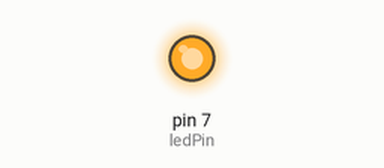
Bench run of a sketch on a simulated Arduino Uno, built with avr-gcc and run on an emulated ATmega328P. Shown: output pins drawn as LEDs (lit = HIGH).

Above: at 0.5 s.
At 17.4 s:
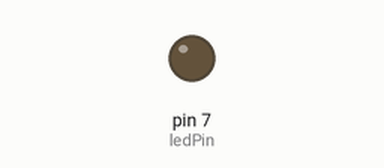
Timing chart, 0 to 24.6 s (numbered marks = the images above):
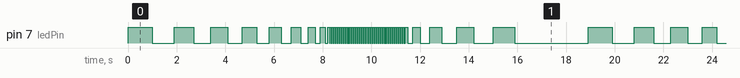

The sketch:

sketch_jan29a.ino
```cpp
int ledPin = 7; //定义数字10 接口

void setup()
{
pinMode(ledPin, OUTPUT);//定义小灯接口为输出接口
}

void loop()
{
  while(1){
    digitalWrite(ledPin, HIGH); //点亮小灯
    delay(1000);
    digitalWrite(ledPin, LOW); //一次闪
    delay(900);
    digitalWrite(ledPin, HIGH); //点亮小灯
    delay(800);
    digitalWrite(ledPin, LOW); //两次闪
    delay(700);
    digitalWrite(ledPin, HIGH); //点亮小灯
    delay(700);
    digitalWrite(ledPin, LOW); //3次闪
    delay(600);
    digitalWrite(ledPin, HIGH); //点亮小灯
    delay(600);
    digitalWrite(ledPin, LOW); //4次闪
    delay(500);
    digitalWrite(ledPin, HIGH); //点亮小灯
    delay(500);
    digitalWrite(ledPin, LOW); //5次闪
    delay(400);
    digitalWrite(ledPin, HIGH); //点亮小灯
    delay(400);
    digitalWrite(ledPin, LOW); //6次闪
    delay(300);
    digitalWrite(ledPin, HIGH); //点亮小灯
    delay(300);
    digitalWrite(ledPin, LOW); //7次闪
    delay(200);
    digitalWrite(ledPin, HIGH); //点亮小灯
    delay(200);
    digitalWrite(ledPin, LOW); //8次闪
    delay(100);
    digitalWrite(ledPin, HIGH); //点亮小灯
    delay(80);
    digitalWrite(ledPin, LOW); //9次闪
    delay(40);
    digitalWrite(ledPin, HIGH); //10次闪
    delay(40);
    digitalWrite(ledPin, LOW); //11次闪
    delay(40);
    digitalWrite(ledPin, HIGH); //12次闪
    delay(40);
    digitalWrite(ledPin, LOW); //13次闪
    delay(40);
    digitalWrite(ledPin, HIGH); //14次闪
    delay(40);
    digitalWrite(ledPin, LOW); //15次闪
    delay(40);
    digitalWrite(ledPin, HIGH); //16次闪
    delay(40);
    digitalWrite(ledPin, LOW); //17次闪
    delay(40);
    digitalWrite(ledPin, HIGH); //9次闪
    delay(40);
    digitalWrite(ledPin, LOW); //9次闪
    delay(40);
    digitalWrite(ledPin, HIGH); //9次闪
    delay(40);
    digitalWrite(ledPin, LOW); //9次闪
    delay(40);
    digitalWrite(ledPin, HIGH); //9次闪
    delay(40);
    digitalWrite(ledPin, LOW); //9次闪
    delay(40);
    digitalWrite(ledPin, HIGH); //9次闪
    delay(40);
    digitalWrite(ledPin, LOW); //9次闪
    delay(40);
    digitalWrite(ledPin, HIGH); //9次闪
    delay(40);
    digitalWrite(ledPin, LOW); //9次闪
    delay(40);
    digitalWrite(ledPin, HIGH); //9次闪
    delay(40);
    digitalWrite(ledPin, LOW); //9次闪
    delay(40);
    digitalWrite(ledPin, HIGH); //9次闪
    delay(40);
    digitalWrite(ledPin, LOW); //9次闪
    delay(40);
    digitalWrite(ledPin, HIGH); //9次闪
    delay(40);
    digitalWrite(ledPin, LOW); //9次闪
    delay(40);
    digitalWrite(ledPin, HIGH); //9次闪
    delay(40);
    digitalWrite(ledPin, LOW); //9次闪
    delay(40);
    digitalWrite(ledPin, HIGH); //9次闪
    delay(40);
    digitalWrite(ledPin, LOW); //9次闪
    delay(40);
    digitalWrite(ledPin, HIGH); //9次闪
    delay(40);
    digitalWrite(ledPin, LOW); //9次闪
    delay(40);
    digitalWrite(ledPin, HIGH); //9次闪
    delay(40);
    digitalWrite(ledPin, LOW); //9次闪
    delay(40);
    digitalWrite(ledPin, HIGH); //9次闪
    delay(40);
    digitalWrite(ledPin, LOW); //9次闪
    delay(40);
    //反向
    digitalWrite(ledPin, HIGH); //点亮小灯
    delay(40);
    digitalWrite(ledPin, LOW); //一次闪
    delay(40);
    digitalWrite(ledPin, HIGH); //点亮小灯
    delay(40);
    digitalWrite(ledPin, LOW); //两次闪
    delay(40);
    digitalWrite(ledPin, HIGH); //点亮小灯
    delay(40);
    digitalWrite(ledPin, LOW); //3次闪
    delay(40);
    digitalWrite(ledPin, HIGH); //点亮小灯
    delay(40);
    digitalWrite(ledPin, LOW); //4次闪
    delay(40);
    digitalWrite(ledPin, HIGH); //点亮小灯
    delay(40);
    digitalWrite(ledPin, LOW); //5次闪
    delay(40);
    digitalWrite(ledPin, HIGH); //点亮小灯
    delay(40);
    digitalWrite(ledPin, LOW); //6次闪
    delay(40);
    digitalWrite(ledPin, HIGH); //点亮小灯
    delay(40);
    digitalWrite(ledPin, LOW); //7次闪
    delay(40);
    digitalWrite(ledPin, HIGH); //点亮小灯
    delay(40);
    digitalWrite(ledPin, LOW); //8次闪
    delay(40);
    digitalWrite(ledPin, HIGH); //点亮小灯
    delay(40);
    digitalWrite(ledPin, LOW); //9次闪
    delay(40);
    digitalWrite(ledPin, HIGH); //10次闪
    delay(40);
    digitalWrite(ledPin, LOW); //11次闪
    delay(40);
    digitalWrite(ledPin, HIGH); //12次闪
    delay(40);
    digitalWrite(ledPin, LOW); //13次闪
    delay(40);
    digitalWrite(ledPin, HIGH); //14次闪
    delay(40);
    digitalWrite(ledPin, LOW); //15次闪
    delay(40);
    digitalWrite(ledPin, HIGH); //16次闪
    delay(40);
    digitalWrite(ledPin, LOW); //17次闪
    delay(40);
    digitalWrite(ledPin, HIGH); //9次闪
    delay(40);
    digitalWrite(ledPin, LOW); //9次闪
    delay(40);
    digitalWrite(ledPin, HIGH); //9次闪
    delay(40);
    digitalWrite(ledPin, LOW); //9次闪
    delay(40);
    digitalWrite(ledPin, HIGH); //9次闪
    delay(40);
    digitalWrite(ledPin, LOW); //9次闪
    delay(40);
    digitalWrite(ledPin, HIGH); //9次闪
    delay(40);
    digitalWrite(ledPin, LOW); //9次闪
    delay(40);
    digitalWrite(ledPin, HIGH); //9次闪
    delay(40);
    digitalWrite(ledPin, LOW); //9次闪
    delay(40);
    digitalWrite(ledPin, HIGH); //9次闪
    delay(40);
    digitalWrite(ledPin, LOW); //9次闪
    delay(40);
    digitalWrite(ledPin, HIGH); //9次闪
    delay(40);
    digitalWrite(ledPin, LOW); //9次闪
    delay(40);
    digitalWrite(ledPin, HIGH); //9次闪
    delay(40);
    digitalWrite(ledPin, LOW); //9次闪
    delay(80);
    digitalWrite(ledPin, HIGH); //9次闪
    delay(100);
    digitalWrite(ledPin, LOW); //9次闪
    delay(200);
    digitalWrite(ledPin, HIGH); //9次闪
    delay(300);
    digitalWrite(ledPin, LOW); //9次闪
    delay(400);
    digitalWrite(ledPin, HIGH); //9次闪
    delay(500);
    digitalWrite(ledPin, LOW); //9次闪
    delay(600);
    digitalWrite(ledPin, HIGH); //9次闪
    delay(700);
    digitalWrite(ledPin, LOW); //9次闪
    delay(800);
    digitalWrite(ledPin, HIGH); //9次闪
    delay(900);
    digitalWrite(ledPin, LOW); //9次闪
    delay(3000);
  }

}
```

Measured:
- by itself, pin 7 (ledPin): moves between LOW and HIGH, repeating every 18.9 s
- by itself, everything shown: repeats every 18.9 s, in 104 steps
